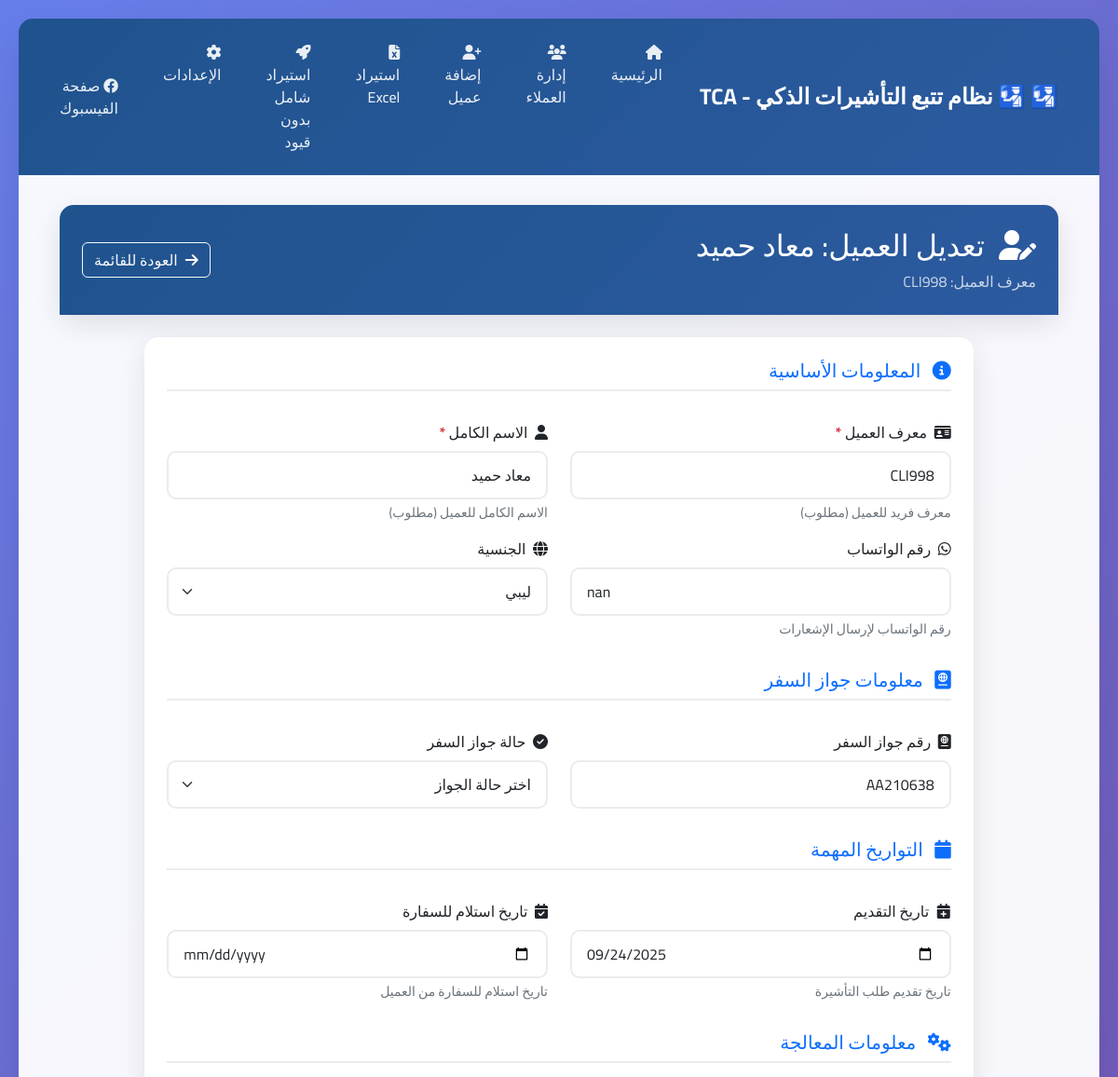
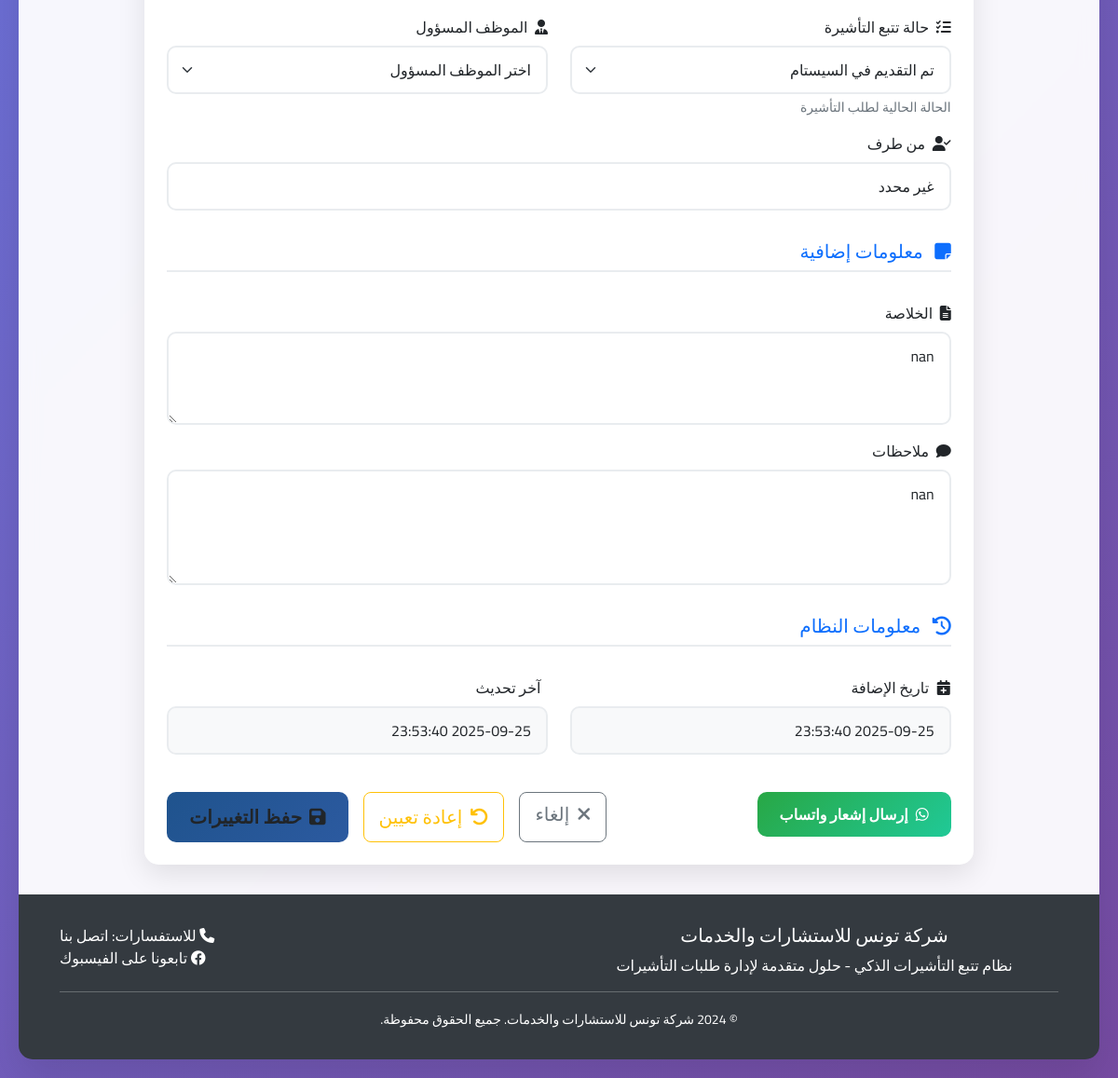
The page /client/edit/CLI998 on the database its author committed (2 pictures, top to bottom).
### tables this page shows
CREATE TABLE clients (
        id INTEGER PRIMARY KEY AUTOINCREMENT,
        client_id TEXT UNIQUE,
        full_name TEXT,
        whatsapp_number TEXT,
        whatsapp_number_clean TEXT,
        application_date TEXT,
        transaction_date TEXT,
        passport_number TEXT,
        passport_status TEXT,
        passport_status_normalized TEXT,
        nationality TEXT,
        visa_status TEXT,
        visa_status_normalized TEXT,
        processed_by TEXT,
        summary TEXT,
        notes TEXT,
        responsible_employee TEXT,
        
        -- Nouvelles colonnes pour supporter tous les formats
        original_row_number INTEGER,
        import_timestamp TEXT,
        is_duplicate BOOLEAN DEFAULT 0,
        has_empty_fields BOOLEAN DEFAULT 0,
        has_errors BOOLEAN DEFAULT 0,
        original_data TEXT,  -- JSON des données originales
        
        -- Colonnes supplémentaires du fichier Excel
        excel_col_0 TEXT,
        excel_col_1 TEXT,
        excel_col_2 TEXT,
        excel_col_3 TEXT,
        excel_col_4 TEXT,
        excel_col_5 TEXT,
        excel_col_6 TEXT,
        excel_col_7 TEXT,
        excel_col_8 TEXT,
        excel_col_9 TEXT,
        excel_col_10 TEXT,
        excel_col_11 TEXT,
        excel_col_12 TEXT,
        
        created_at TIMESTAMP DEFAULT CURRENT_TIMESTAMP,
        updated_at TIMESTAMP DEFAULT CURRENT_TIMESTAMP
    , auto_generated_id BOOLEAN DEFAULT FALSE, empty_name_accepted BOOLEAN DEFAULT FALSE, extra_data TEXT);

### app.py (the view, shortened to what this page needs)
@app.route('/client/edit/<client_id>', methods=['GET', 'POST'])
def edit_client(client_id):
    try:
        client = client_controller.get_client_by_id(client_id)
        if not client:
            flash('العميل غير موجود', 'error')
            return redirect(url_for('clients_list'))
        return render_template('edit_client.html',
                             client=client,
                             passport_statuses=Client.PASSPORT_STATUS_OPTIONS,
                             nationalities=Client.NATIONALITY_OPTIONS,
                             visa_statuses=Client.VISA_STATUS_OPTIONS,
                             employees=Client.EMPLOYEE_OPTIONS)
    except Exception as e:
        flash(f'خطأ في تحديث العميل: {str(e)}', 'error')
        return redirect(url_for('clients_list'))

### app.py (called while the page is built)
@app.context_processor
def inject_rtl_support():
    from datetime import datetime
    return {
        'rtl_support': True,
        'app_title': '🛂 نظام تتبع التأشيرات الذكي - TCA',
        'company_name': 'شركة تونس للاستشارات والخدمات',
        'facebook_link': 'https://www.facebook.com/share/1D4dHp2z74/?mibextid=wwXIfr',
        'current_datetime': datetime.now().strftime('%Y-%m-%d %H:%M')
    }

### src/controllers/client_controller.py (called while the page is built)
    def get_client_by_id(self, client_id: str) -> Optional[Dict[str, Any]]:
        try:
            client = self.db_manager.get_client_by_id(client_id)
            return dict(client) if client else None
        except Exception as e:
            print(f"Erreur lors de la récupération du client: {e}")
            return None

### src/database/database_manager.py (called while the page is built)
    def get_connection(self):
        return sqlite3.connect(self.db_path)

    def get_client_by_id(self, client_id: str) -> Optional[sqlite3.Row]:
        conn = self.get_connection()
        conn.row_factory = sqlite3.Row
        cursor = conn.cursor()
        try:
            cursor.execute('SELECT * FROM clients WHERE client_id = ?', (client_id,))
            client = cursor.fetchone()
            return client
        finally:
            conn.close()

### templates/edit_client.html (shortened to what this page needs)
{% extends "base.html" %} {% block content %} <div class="container-fluid">  <div class="row mb-4"> <div class="col-12"> <div class="card card-modern"> <div class="card-header-modern"> <div class="row align-items-center"> <div class="col"> <h2 class="mb-0"> <i class="fas fa-user-edit me-2"></i> تعديل العميل: {{ client.full_name }} </h2> <p class="mb-0 mt-2 opacity-75">معرف العميل: {{ client.client_id }}</p> </div> <div class="col-auto"> <a href="{{ url_for('clients_list') }}" class="btn btn-outline-light"> <i class="fas fa-arrow-right me-2"></i>العودة للقائمة </a> </div> </div> </div> </div> </div> </div>  <div class="row justify-content-center"> <div class="col-lg-10"> <div class="card card-modern"> <div class="card-body p-4"> <form method="POST" action="{{ url_for('edit_client', client_id=client.client_id) }}" id="editClientForm"> <div class="row">  <div class="col-12 mb-4"> <h5 class="text-primary border-bottom pb-2"> <i class="fas fa-info-circle me-2"></i> المعلومات الأساسية </h5> </div>  <div class="col-lg-6 mb-3"> <label for="client_id" class="form-label required"> <i class="fas fa-id-card me-1"></i> معرف العميل </label> <input type="text" class="form-control" id="client_id" name="client_id" value="{{ client.client_id }}" required placeholder="أدخل معرف العميل الفريد"> <div class="form-text">معرف فريد للعميل (مطلوب)</div> </div>  <div class="col-lg-6 mb-3"> <label for="full_name" class="form-label required"> <i class="fas fa-user me-1"></i> الاسم الكامل </label> <input type="text" class="form-control" id="full_name" name="full_name" value="{{ client.full_name }}" required placeholder="أدخل الاسم الكامل للعميل"> <div class="form-text">الاسم الكامل للعميل (مطلوب)</div> </div>  <div class="col-lg-6 mb-3"> <label for="whatsapp_number" class="form-label"> <i class="fab fa-whatsapp me-1"></i> رقم الواتساب </label> <input type="tel" class="form-control" id="whatsapp_number" name="whatsapp_number" value="{{ client.whatsapp_number or '' }}" placeholder="مثال: +216XXXXXXXX"> <div class="form-text">رقم الواتساب لإرسال الإشعارات</div> </div>  <div class="col-lg-6 mb-3"> <label for="nationality" class="form-label"> <i class="fas fa-globe me-1"></i> الجنسية </label> <select class="form-select" id="nationality" name="nationality"> {% for nationality in nationalities %} <option value="{{ nationality }}" {% if client.nationality == nationality %}selected{% endif %}> {{ nationality }} </option> {% endfor %} </select> </div> </div> <div class="row">  <div class="col-12 mb-4 mt-3"> <h5 class="text-primary border-bottom pb-2"> <i class="fas fa-passport me-2"></i> معلومات جواز السفر </h5> </div>  <div class="col-lg-6 mb-3"> <label for="passport_number" class="form-label"> <i class="fas fa-passport me-1"></i> رقم جواز السفر </label> <input type="text" class="form-control" id="passport_number" name="passport_number" value="{{ client.passport_number or '' }}" placeholder="أدخل رقم جواز السفر"> </div>  <div class="col-lg-6 mb-3"> <label for="passport_status" class="form-label"> <i class="fas fa-check-circle me-1"></i> حالة جواز السفر </label> <select class="form-select" id="passport_status" name="passport_status"> <option value="">اختر حالة الجواز</option> </select> </div> </div> <div class="row">  <div class="col-12 mb-4 mt-3"> <h5 class="text-primary border-bottom pb-2"> <i class="fas fa-calendar me-2"></i> التواريخ المهمة </h5> </div>  <div class="col-lg-6 mb-3"> <label for="application_date" class="form-label"> <i class="fas fa-calendar-plus me-1"></i> تاريخ التقديم </label> <input type="date" class="form-control" id="application_date" name="application_date" value="{{ client.application_date or '' }}"> <div class="form-text">تاريخ تقديم طلب التأشيرة</div> </div>  <div class="col-lg-6 mb-3"> <label for="receipt_date" class="form-label"> <i class="fas fa-calendar-check me-1"></i> تاريخ استلام للسفارة </label> <input type="date" class="form-control" id="receipt_date" name="receipt_date" value="{{ client.receipt_date or '' }}"> <div class="form-text">تاريخ استلام للسفارة من العميل</div> </div> </div> <div class="row">  <div class="col-12 mb-4 mt-3"> <h5 class="text-primary border-bottom pb-2"> <i class="fas fa-cogs me-2"></i> معلومات المعالجة </h5> </div>  <div class="col-lg-6 mb-3"> <label for="visa_status" class="form-label"> <i class="fas fa-tasks me-1"></i> حالة تتبع التأشيرة </label> <select class="form-select" id="visa_status" name="visa_status"> {% for status in visa_statuses %} <option value="{{ status }}" > {{ status }} </option> {% endfor %} </select> <div class="form-text">الحالة الحالية لطلب التأشيرة</div> </div>  <div class="col-lg-6 mb-3"> <label for="responsible_employee" class="form-label"> <i class="fas fa-user-tie me-1"></i> الموظف المسؤول </label> <select class="form-select" id="responsible_employee" name="responsible_employee"> <option value="">اختر الموظف المسؤول</option> </select> </div>  <div class="col-lg-12 mb-3"> <label for="processed_by" class="form-label"> <i class="fas fa-user-check me-1"></i> من طرف </label> <input type="text" class="form-control" id="processed_by" name="processed_by" value="{{ client.processed_by or '' }}" placeholder="اسم الشخص الذي عالج الطلب"> </div> </div> <div class="row">  <div class="col-12 mb-4 mt-3"> <h5 class="text-primary border-bottom pb-2"> <i class="fas fa-sticky-note me-2"></i> معلومات إضافية </h5> </div>  <div class="col-lg-12 mb-3"> <label for="summary" class="form-label"> <i class="fas fa-file-alt me-1"></i> الخلاصة </label> <textarea class="form-control" id="summary" name="summary" rows="3" placeholder="ملخص موجز عن حالة العميل والطلب">{{ client.summary or '' }}</textarea> </div>  <div class="col-lg-12 mb-3"> <label for="notes" class="form-label"> <i class="fas fa-comment me-1"></i> ملاحظات </label> <textarea class="form-control" id="notes" name="notes" rows="4" placeholder="أي ملاحظات إضافية أو تفاصيل مهمة">{{ client.notes or '' }}</textarea> </div> </div>  <div class="row"> <div class="col-12 mb-4 mt-3"> <h5 class="text-primary border-bottom pb-2"> <i class="fas fa-history me-2"></i> معلومات النظام </h5> </div> <div class="col-lg-6 mb-3"> <label class="form-label"> <i class="fas fa-calendar-plus me-1"></i> تاريخ الإضافة </label> <input type="text" class="form-control" readonly value="{{ client.created_at[:19] if client.created_at else 'غير محدد' }}"> </div> <div class="col-lg-6 mb-3"> <label class="form-label"> آخر تحديث </label> <input type="text" class="form-control" readonly value="{{ client.updated_at[:19] if client.updated_at else 'غير محدد' }}"> </div> </div>  <div class="row mt-4"> <div class="col-12"> <div class="d-flex justify-content-between"> <div> {% if client.whatsapp_number %} <button type="button" class="btn btn-success-custom" onclick="sendWhatsAppNotification()"> <i class="fab fa-whatsapp me-2"></i>إرسال إشعار واتساب </button> {% endif %} </div> <div class="d-flex gap-3"> <a href="{{ url_for('clients_list') }}" class="btn btn-outline-secondary btn-lg"> <i class="fas fa-times me-2"></i>إلغاء </a> <button type="reset" class="btn btn-outline-warning btn-lg"> <i class="fas fa-undo me-2"></i>إعادة تعيين </button> <button type="submit" class="btn btn-primary-custom btn-lg"> <i class="fas fa-save me-2"></i>حفظ التغييرات </button> </div> </div> </div> </div> </form> </div> </div> </div> </div> </div> {% endblock %}

### static/css/styles.fd3d584b206e4d6370ba.css (style rules this page uses)
:root { --primary-color:#1f538d;--secondary-color:#2c5aa0;--accent-color:#f8f9fa;--success-color:#28a745;--warning-color:#ffc107;--danger-color:#dc3545;--info-color:#17a2b8;--dark-color:#343a40;--light-color:#f8f9fa }
body { background:linear-gradient(135deg,#667eea,#764ba2);direction:rtl;font-family:Cairo,sans-serif;min-height:100vh }
.card-modern { background:#fff;border:none;border-radius:15px;box-shadow:0 10px 30px rgba(0,0,0,.1);transition:all .3s ease }
.card-header-modern { border-radius:15px 15px 0 0!important;color:#fff;padding:1.5rem }
.btn-primary-custom,.card-header-modern { background:linear-gradient(135deg,var(--primary-color) 0,var(--secondary-color) 100%);border:none }
.btn-primary-custom { border-radius:10px;font-weight:600;padding:.75rem 1.5rem;transition:all .3s ease }
.btn-success-custom { background:linear-gradient(135deg,var(--success-color) 0,#20c997 100%);border:none;border-radius:10px;color:#fff;font-weight:600;padding:.75rem 1.5rem;transition:all .3s ease }
.form-control,.form-select { border:2px solid #e9ecef;border-radius:10px;padding:.75rem 1rem;transition:all .3s ease }
* { backface-visibility:hidden;transform:translateZ(0) }

### templates/edit_client.html (style rules this page uses)
.required::after { content: " *"; color: #dc3545; font-weight: bold; }
.form-text { font-size: 0.875rem; color: #6c757d; }
.border-bottom { border-bottom: 2px solid #e9ecef !important; }
.form-control[readonly] { background-color: #f8f9fa; border-color: #e9ecef; }

### rows shown on the page
clients: full_name "معاد حميد", client_id "CLI998", whatsapp_number "nan", nationality "ليبي", passport_number "AA210638", application_date "09/24/2025", processed_by "غير محدد", summary "nan", notes "nan", created_at "2025-09-25 23:53:40", updated_at "2025-09-25 23:53:40"

### other values the page prints
{{ app_title }} "🛂 نظام تتبع التأشيرات الذكي - TCA"
{{ company_name }} "شركة تونس للاستشارات والخدمات"
form field visa_status "تم التقديم في السيستام"
